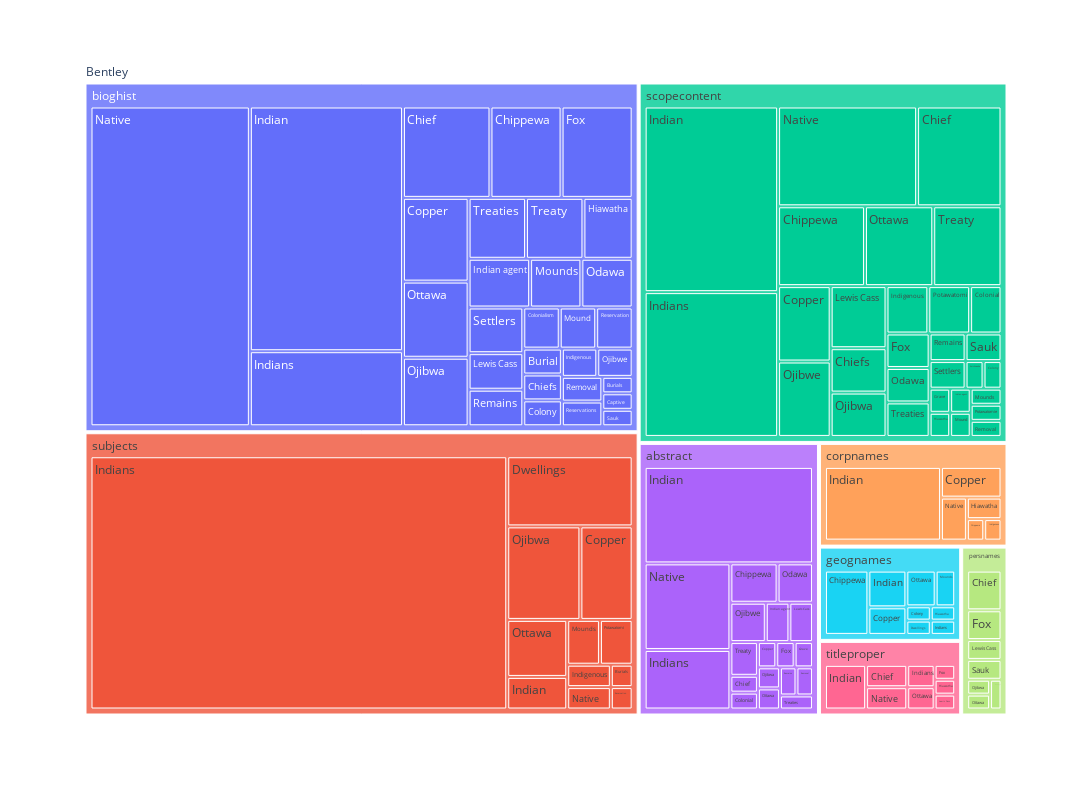

Notebook code for this chart:
### Markdown cell above
### Treemap visualization

The tree map visualization, initially used in digital context to
represent the proportional size of files and directories on a hard disk,
provides a useful way to show and explore hierarchy. 

The primary grouping in this treemap is the holding repository. In the case of U-Michigan,
we were interested in how occurence patterns might differ between repositories. But in other cases, the hierarchy might be used to separate finding aid groups by
topic, time period, media, or any other grouping that might be of interest.

The secondary groping in this tree map is the EAD tag. It would, instead, be
possible to group by term (and then tag), or in other orders. For our case,
it was most interesting to point out the "biggest" (that is, most prevalent)
tags that included terms of interest. Finally, individual terms are grouped in their own box. 

The first tree map uses individual colors for each top-level parent tag. The second tree map uses a gradient so that color intensity, in addition to box size helps to indicate term prevalence (more intense and larger is a greater occurence while lighter and smaller indicates less occurence).

### Code cell
# Treemap
color_map = {'Bentley' : 'blue', 'Clements': 'red', 'SCRC': 'green'}
fig = px.treemap(all_subsection_term_frequencies, path=['Source', 'Subsection', 'Term'], values='Term_Frequency')
fig.update_layout(width=1500, height=800)
fig.show()

### Figure 1 — Plotly figure (JSON) as saved in the notebook; plotly's stock layout.template omitted (floating-point values rounded to 4 significant figures; data arrays with more than 128 entries replaced by an {"elided": "..."} marker saying what was removed)
{"data": [{"branchvalues": "total", "domain": {"x": [0, 1], "y": [0, 1]}, "hovertemplate": "labels=%{label}<br>Term_Frequency=%{value}<br>parent=%{parent}<br>id=%{id}<extra></extra>", "ids": {"elided": "131 str values"}, "labels": {"elided": "131 str values"}, "name": "", "parents": {"elided": "131 str values"}, "type": "treemap", "values": {"elided": "131 int values"}}], "layout": {"height": 800, "legend": {"tracegroupgap": 0}, "margin": {"t": 60}, "width": 1500}}
